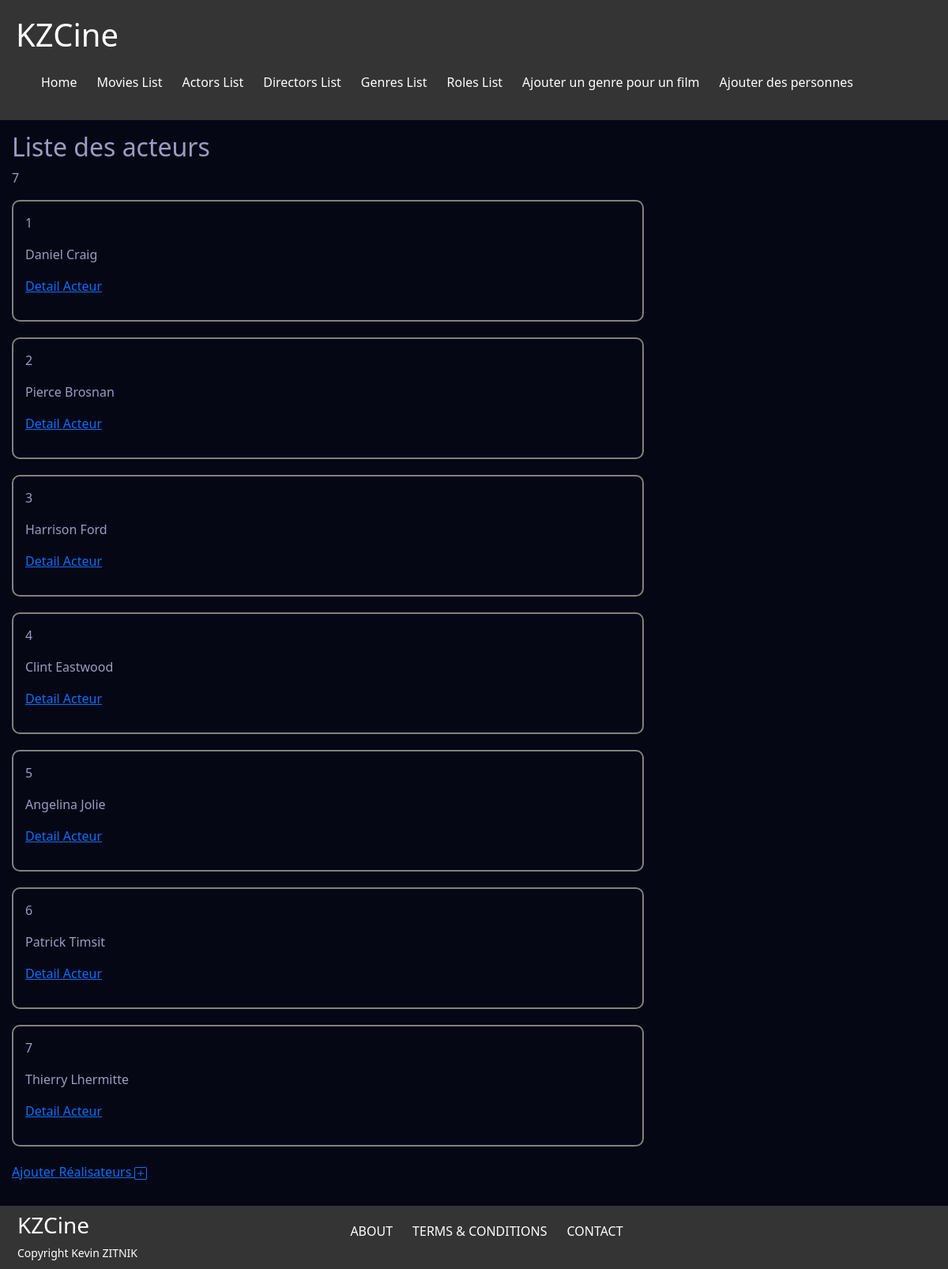
Page /index.php?action=listActors on the committed database.
### tables this page shows
CREATE TABLE IF NOT EXISTS `acteur` (
  `id_acteur` int NOT NULL AUTO_INCREMENT,
  `id_personne` int NOT NULL,
  PRIMARY KEY (`id_acteur`),
  KEY `id_personne` (`id_personne`) USING BTREE,
  CONSTRAINT `FK_acteur_personne` FOREIGN KEY (`id_personne`) REFERENCES `personne` (`id_personne`)
);

CREATE TABLE IF NOT EXISTS `personne` (
  `id_personne` int NOT NULL AUTO_INCREMENT,
  `photo` varchar(255) DEFAULT NULL,
  `prenom` varchar(50) NOT NULL,
  `nom` varchar(50) NOT NULL,
  `sexe` varchar(50) DEFAULT NULL,
  `date_naissance` date NOT NULL,
  PRIMARY KEY (`id_personne`)
);

### controllers/PersonController.php (called while the page is built, shortened)
<?php
require_once "bdd/DAO.php";
class PersonController{
    public function findAllActors()  {
        $dao = new DAO();
        $sql = "SELECT
                    ac.id_acteur,
                    p.id_personne,
                    p.photo,
                    p.prenom,
                    p.nom,
                    p.sexe,
                    p.date_naissance
                FROM
                    personne p
                INNER JOIN acteur ac ON ac.id_personne = p.id_personne";
        $actors = $dao->executerRequete($sql);
        require "views/actor/listActors.php";
    }
}
?>

### bdd/DAO.php (called while the page is built, shortened)
<?php
class DAO{
    private $bdd;
    public function __construct(){
        $this->bdd = new PDO('mysql:host=localhost;dbname=cinema;charset=utf8', 'root', '');
    }
    public function executerRequete($sql, $params = NULL) {
        if ($params == NULL){
            $resultat = $this->bdd->query($sql);
        }else{
            $resultat = $this->bdd->prepare($sql);
            $resultat->execute($params);
        }
        return $resultat;
    }
}

### views/actor/listActors.php (the view, shortened to what this page needs)
<h2>Liste des acteurs</h2>
<?= "<p>{$actors->rowcount()}</p>" ?>
<?php
while ($actor = $actors->fetch()) {
    echo "<div class='card_website'>
    <p>{$actor["id_acteur"]}</p>
    <p>{$actor["prenom"]} {$actor["nom"]}</p>
    ";
?>
    <a href="index.php?action=detailActor&id=<?=$actor['id_acteur']?>">
        <p>Detail Acteur</p>
    </a>
    </div>
<?php
}
?>
<a class='addActors_link' href='index.php?action=addActors'>
    <p class='addActors_btn'>Ajouter Réalisateurs
    </p>
</a>
<?php
$content = ob_get_clean();
require "views/template.php"
?>

### index.php (shortened to what this page needs)
<?php
require_once "controllers/PersonController.php";
$homeCtrl = new HomeController();
$personCtrl = PersonController::getInstance();
if(isset($_GET['action'])) {
    switch($_GET['action']) {
        case "listActors": $personCtrl->findAllActors(); break;
    }
} else {
    $homeCtrl->homePage();
}
?>

### views/template.php (shortened to what this page needs)
<!DOCTYPE html>
<html lang="en">
<head>
    <link rel="stylesheet" href="public/css/style.css">
    <link href="https://cdn.jsdelivr.net/npm/bootstrap@5.3.0/dist/css/bootstrap.min.css" rel="stylesheet">
</head>
<body>
    <header>
        <h1 id="kzcine">KZCine</h1>
        <nav>
            <ul>
                <li><a class="navTop" href="index.php?action=homepage">Home</a></li>
                <li><a class="navTop" href="index.php?action=listFilms">Movies List</a></li>
                <li><a class="navTop" href="index.php?action=listActors">Actors List</a></li>
                <li><a class="navTop" href="index.php?action=listDirectors">Directors List</a></li>
                <li><a class="navTop" href="index.php?action=listGenres">Genres List</a></li>
                <li><a class="navTop" href="index.php?action=listRoles">Roles List</a></li>
                <li><a class="navTop" href="index.php?action=addAppartenir">Ajouter un genre pour un film</a></li>
                <li><a class="navTop" href="index.php?action=addPersons">Ajouter des personnes</a></li>
            </ul>
        </nav>
    </header>
    <main>
    <?= $content ?>
    </main>
    <footer>
        <div class="footer_container">
            <hgroup id="footer_group">
                <h3 id="footer_title">KZCine</h3>
                <small>Copyright Kevin ZITNIK</small>
            </hgroup>
            <nav>
                <ul>
                    <li><a class="footer_nav" href="#">ABOUT</a></li>
                    <li><a class="footer_nav" href="#">TERMS & CONDITIONS</a></li>
                    <li><a class="footer_nav" href="#">CONTACT</a></li>
                </ul>
            </nav>
        </div>
    </footer>
</body>
</html>

### public/css/style.css (style rules this page uses)
header { background-color: rgb(52, 52, 52); padding: 20px 20px; }
#kzcine { color: white; margin-bottom: 1.5rem; }
.navTop { text-decoration: none; color: white; padding: 10px 0px; }
ul { display: flex; flex-direction: row; gap: 25px; align-items: center; }
li { list-style: none; }
main { padding: 15px; background-color: #060715; color: #9c9cc0; }
.card_website { padding: 15px; margin-bottom: 20px; border: 2px solid gray; border-radius: 10px; width: 800px; }
footer { background-color: rgb(52, 52, 52); padding: 20px 10px; display: flex; flex-direction: row; align-items: center; justify-content: center; position: relative; }
.footer_container { display: flex; flex-direction: row; }
#footer_group { display: flex; flex-direction: column; position: absolute; left: 22px; bottom: 10px; }
#footer_title { color: white; }
small { color: white; }
.footer_nav { text-decoration: none; color: white; }

### rows in the picture
acteur: id_acteur "1", id_personne.prenom "Daniel", id_personne.nom "Craig"
acteur: id_acteur "2", id_personne.prenom "Pierce", id_personne.nom "Brosnan"
acteur: id_acteur "3", id_personne.prenom "Harrison", id_personne.nom "Ford"
acteur: id_acteur "4", id_personne.prenom "Clint", id_personne.nom "Eastwood"
acteur: id_acteur "5", id_personne.prenom "Angelina", id_personne.nom "Jolie"
acteur: id_acteur "6", id_personne.prenom "Patrick", id_personne.nom "Timsit"
acteur: id_acteur "7", id_personne.prenom "Thierry", id_personne.nom "Lhermitte"

### other values in the picture
$actors->rowcount() "7"
